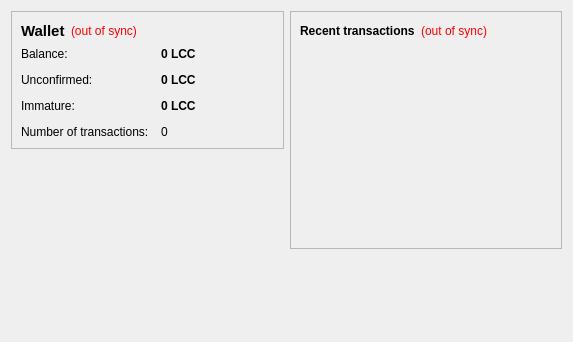
<?xml version="1.0" encoding="UTF-8"?>
<ui version="4.0">
 <class>OverviewPage</class>
 <widget class="QWidget" name="OverviewPage">
  <property name="geometry">
   <rect>
    <x>0</x>
    <y>0</y>
    <width>573</width>
    <height>342</height>
   </rect>
  </property>
  <property name="windowTitle">
   <string>Form</string>
  </property>
  <layout class="QHBoxLayout" name="horizontalLayout" stretch="1,1">
   <item>
    <layout class="QVBoxLayout" name="verticalLayout_2">
     <item>
      <widget class="QFrame" name="frame">
       <property name="frameShape">
        <enum>QFrame::StyledPanel</enum>
       </property>
       <property name="frameShadow">
        <enum>QFrame::Raised</enum>
       </property>
       <layout class="QVBoxLayout" name="verticalLayout_4">
        <item>
         <layout class="QHBoxLayout" name="horizontalLayout_4">
          <item>
           <widget class="QLabel" name="label_5">
            <property name="font">
             <font>
              <pointsize>11</pointsize>
              <weight>75</weight>
              <bold>true</bold>
             </font>
            </property>
            <property name="text">
             <string>Wallet</string>
            </property>
           </widget>
          </item>
          <item>
           <widget class="QLabel" name="labelWalletStatus">
            <property name="toolTip">
             <string>The displayed information may be out of date. Your wallet automatically synchronizes with the LoCoin network after a connection is established, but this process has not completed yet.</string>
            </property>
            <property name="styleSheet">
             <string notr="true">QLabel { color: red; }</string>
            </property>
            <property name="text">
             <string notr="true">(out of sync)</string>
            </property>
            <property name="alignment">
             <set>Qt::AlignLeading|Qt::AlignLeft|Qt::AlignVCenter</set>
            </property>
           </widget>
          </item>
          <item>
           <spacer name="horizontalSpacer_2">
            <property name="orientation">
             <enum>Qt::Horizontal</enum>
            </property>
            <property name="sizeHint" stdset="0">
             <size>
              <width>40</width>
              <height>20</height>
             </size>
            </property>
           </spacer>
          </item>
         </layout>
        </item>
        <item>
         <layout class="QFormLayout" name="formLayout_2">
          <property name="fieldGrowthPolicy">
           <enum>QFormLayout::AllNonFixedFieldsGrow</enum>
          </property>
          <property name="horizontalSpacing">
           <number>12</number>
          </property>
          <property name="verticalSpacing">
           <number>12</number>
          </property>
          <item row="0" column="0">
           <widget class="QLabel" name="label">
            <property name="text">
             <string>Balance:</string>
            </property>
           </widget>
          </item>
          <item row="0" column="1">
           <widget class="QLabel" name="labelBalance">
            <property name="font">
             <font>
              <weight>75</weight>
              <bold>true</bold>
             </font>
            </property>
            <property name="cursor">
             <cursorShape>IBeamCursor</cursorShape>
            </property>
            <property name="toolTip">
             <string>Your current balance</string>
            </property>
            <property name="text">
             <string notr="true">0 LCC</string>
            </property>
            <property name="textInteractionFlags">
             <set>Qt::LinksAccessibleByMouse|Qt::TextSelectableByKeyboard|Qt::TextSelectableByMouse</set>
            </property>
           </widget>
          </item>
          <item row="1" column="0">
           <widget class="QLabel" name="label_3">
            <property name="text">
             <string>Unconfirmed:</string>
            </property>
           </widget>
          </item>
          <item row="1" column="1">
           <widget class="QLabel" name="labelUnconfirmed">
            <property name="font">
             <font>
              <weight>75</weight>
              <bold>true</bold>
             </font>
            </property>
            <property name="cursor">
             <cursorShape>IBeamCursor</cursorShape>
            </property>
            <property name="toolTip">
             <string>Total of transactions that have yet to be confirmed, and do not yet count toward the current balance</string>
            </property>
            <property name="text">
             <string notr="true">0 LCC</string>
            </property>
            <property name="textInteractionFlags">
             <set>Qt::LinksAccessibleByMouse|Qt::TextSelectableByKeyboard|Qt::TextSelectableByMouse</set>
            </property>
           </widget>
          </item>
          <item row="3" column="0">
           <widget class="QLabel" name="label_2">
            <property name="text">
             <string>Number of transactions:</string>
            </property>
           </widget>
          </item>
          <item row="3" column="1">
           <widget class="QLabel" name="labelNumTransactions">
            <property name="toolTip">
             <string>Total number of transactions in wallet</string>
            </property>
            <property name="text">
             <string notr="true">0</string>
            </property>
           </widget>
          </item>
          <item row="2" column="0">
           <widget class="QLabel" name="labelImmatureText">
            <property name="text">
             <string>Immature:</string>
            </property>
           </widget>
          </item>
          <item row="2" column="1">
           <widget class="QLabel" name="labelImmature">
            <property name="font">
             <font>
              <weight>75</weight>
              <bold>true</bold>
             </font>
            </property>
            <property name="toolTip">
             <string>Mined balance that has not yet matured</string>
            </property>
            <property name="text">
             <string notr="true">0 LCC</string>
            </property>
            <property name="textInteractionFlags">
             <set>Qt::LinksAccessibleByMouse|Qt::TextSelectableByKeyboard|Qt::TextSelectableByMouse</set>
            </property>
           </widget>
          </item>
         </layout>
        </item>
       </layout>
      </widget>
     </item>
     <item>
      <spacer name="verticalSpacer">
       <property name="orientation">
        <enum>Qt::Vertical</enum>
       </property>
       <property name="sizeHint" stdset="0">
        <size>
         <width>20</width>
         <height>40</height>
        </size>
       </property>
      </spacer>
     </item>
    </layout>
   </item>
   <item>
    <layout class="QVBoxLayout" name="verticalLayout_3">
     <item>
      <widget class="QFrame" name="frame_2">
       <property name="frameShape">
        <enum>QFrame::StyledPanel</enum>
       </property>
       <property name="frameShadow">
        <enum>QFrame::Raised</enum>
       </property>
       <layout class="QVBoxLayout" name="verticalLayout">
        <item>
         <layout class="QHBoxLayout" name="horizontalLayout_2">
          <item>
           <widget class="QLabel" name="label_4">
            <property name="text">
             <string>&lt;b&gt;Recent transactions&lt;/b&gt;</string>
            </property>
           </widget>
          </item>
          <item>
           <widget class="QLabel" name="labelTransactionsStatus">
            <property name="toolTip">
             <string>The displayed information may be out of date. Your wallet automatically synchronizes with the LoCoin network after a connection is established, but this process has not completed yet.</string>
            </property>
            <property name="styleSheet">
             <string notr="true">QLabel { color: red; }</string>
            </property>
            <property name="text">
             <string notr="true">(out of sync)</string>
            </property>
            <property name="alignment">
             <set>Qt::AlignRight|Qt::AlignTrailing|Qt::AlignVCenter</set>
            </property>
           </widget>
          </item>
          <item>
           <spacer name="horizontalSpacer">
            <property name="orientation">
             <enum>Qt::Horizontal</enum>
            </property>
            <property name="sizeHint" stdset="0">
             <size>
              <width>40</width>
              <height>20</height>
             </size>
            </property>
           </spacer>
          </item>
         </layout>
        </item>
        <item>
         <widget class="QListView" name="listTransactions">
          <property name="styleSheet">
           <string notr="true">QListView { background: transparent; }</string>
          </property>
          <property name="frameShape">
           <enum>QFrame::NoFrame</enum>
          </property>
          <property name="verticalScrollBarPolicy">
           <enum>Qt::ScrollBarAlwaysOff</enum>
          </property>
          <property name="horizontalScrollBarPolicy">
           <enum>Qt::ScrollBarAlwaysOff</enum>
          </property>
          <property name="selectionMode">
           <enum>QAbstractItemView::NoSelection</enum>
          </property>
         </widget>
        </item>
       </layout>
      </widget>
     </item>
     <item>
      <spacer name="verticalSpacer_2">
       <property name="orientation">
        <enum>Qt::Vertical</enum>
       </property>
       <property name="sizeHint" stdset="0">
        <size>
         <width>20</width>
         <height>40</height>
        </size>
       </property>
      </spacer>
     </item>
    </layout>
   </item>
  </layout>
 </widget>
 <resources/>
 <connections/>
</ui>
